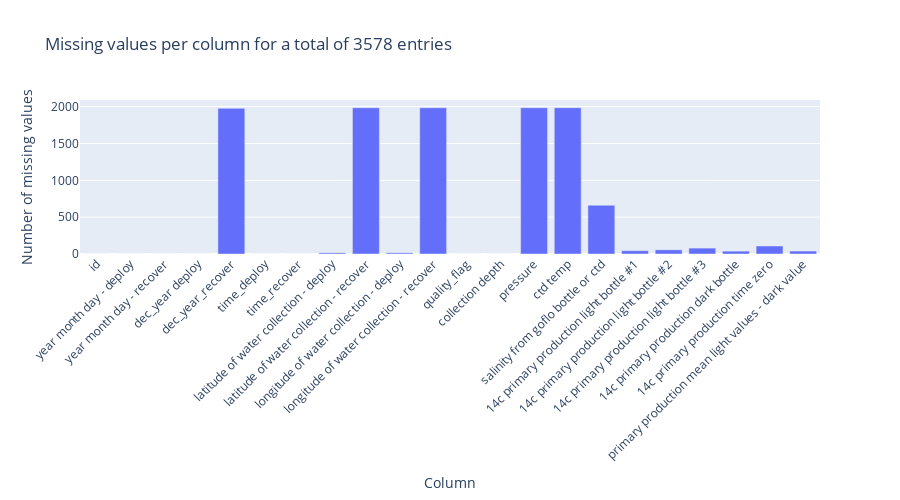

Notebook source saved alongside this figure:
### Code cell
fig = (
    raw_data.isna()
    .sum()
    .plot(
        kind="bar",
        title=f"Missing values per column for a total of {len(raw_data)} entries",
        labels=dict(
            index="Column",
            value="Number of missing values",
        ),
    )
)
# Rotate x-axis labels by 45 degrees
fig.update_xaxes(tickangle=-45)
# multiply the figure ratio of height by 2
fig.update_layout(height=500)
# Remove legend
fig.update_layout(showlegend=False)
fig.show()

### Figure 1 — Plotly figure (JSON) as saved in the notebook; plotly's stock layout.template omitted (floating-point values rounded to 4 significant figures)
{"data": [{"alignmentgroup": "True", "hovertemplate": "variable=0<br>Column=%{x}<br>Number of missing values=%{y}<extra></extra>", "legendgroup": "0", "marker": {"color": "#636efa", "pattern": {"shape": ""}}, "name": "0", "offsetgroup": "0", "orientation": "v", "showlegend": true, "textposition": "auto", "type": "bar", "x": ["id", "year month day - deploy", "year month day - recover", "dec_year deploy", "dec_year_recover", "time_deploy", "time_recover", "latitude of water collection - deploy", "latitude of water collection - recover", "longitude of water collection - deploy", "longitude of water collection - recover", "quality_flag", "collection depth", "pressure", "ctd temp", "salinity from goflo bottle or ctd", "14c primary production light bottle #1", "14c primary production light bottle #2", "14c primary production light bottle #3", "14c primary production dark bottle", "14c primary production time zero", "primary production mean light values - dark value"], "xaxis": "x", "y": [0, 0, 0, 0, 1976, 0, 0, 16, 1984, 16, 1984, 0, 0, 1984, 1985, 662, 45, 57, 80, 39, 109, 40], "yaxis": "y"}], "layout": {"barmode": "relative", "height": 500, "legend": {"title": {"text": "variable"}, "tracegroupgap": 0}, "showlegend": false, "title": {"text": "Missing values per column for a total of 3578 entries"}, "xaxis": {"anchor": "y", "domain": [0, 1], "tickangle": -45, "title": {"text": "Column"}}, "yaxis": {"anchor": "x", "domain": [0, 1], "title": {"text": "Number of missing values"}}}}
